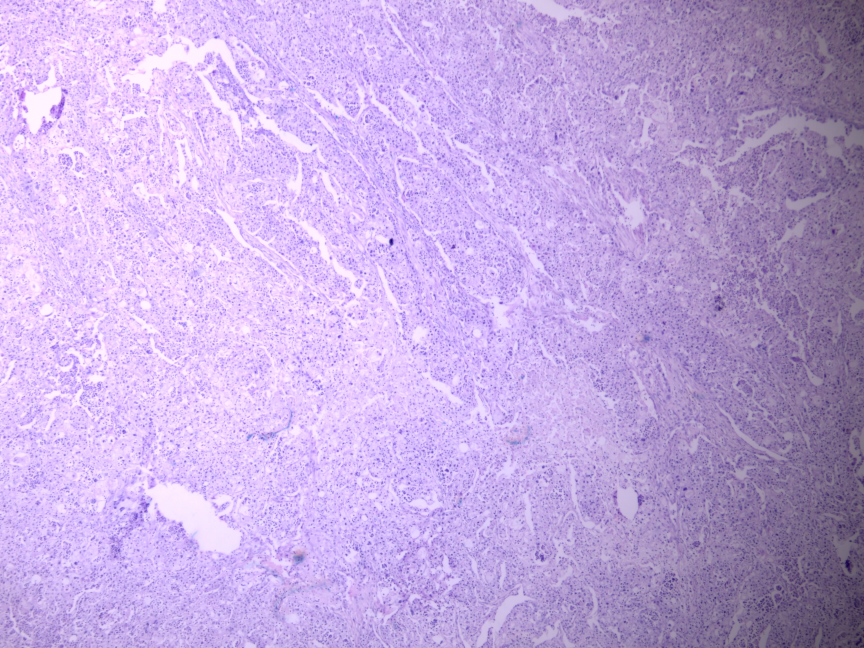
#> input picture Testes_Segmentação/image1.jpg, 2592 x 1944 px, found by its file name (shown at 1/3 size)
$ jupyter execute exemp.ipynb
#> lines starting #> are read from the running program, lines starting #| are printed output that depends on the picture; after the words box and inside, x2 and y2 are one past the last pixel; in counts of white or black regions, pixels touching at a corner belong together
[cell 1]
import cv2
import numpy as np
from sklearn.cluster import KMeans

[cell 2]
# Carrega a imagem
img = cv2.imread('image1.jpg')
#> img is the input picture: shape (1944, 2592, 3); mean B, G, R 223, 170, 195.5

[cell 3]
# Redimensiona a imagem para um tamanho menor
resized_img = cv2.resize(img, (512, 512))
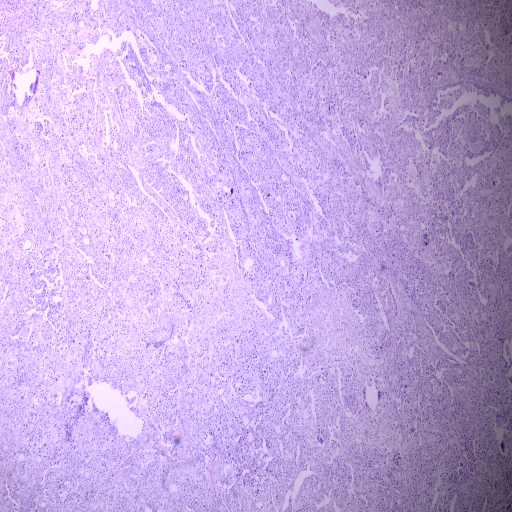
#> resized_img: shape (512, 512, 3); mean B, G, R 222.9, 169.9, 195.4

# Converte a imagem para um array de pixels
pixel_values = resized_img.reshape((-1,3))

[cell 4]
# Cria o modelo KMeans com 2 clusters
kmeans = KMeans(n_clusters=2)

# Treina o modelo com os pixels da imagem
kmeans.fit(pixel_values)

# Separa os pixels em 2 grupos de acordo com os clusters encontrados pelo modelo
labels = kmeans.labels_

# Cria uma imagem de segmentação com base nos labels dos pixels
segmented_img = labels.reshape((resized_img.shape[0], resized_img.shape[1]))

[cell 5]
# Mostra a imagem segmentada
cv2.imshow('Imagem Segmentada', segmented_img)
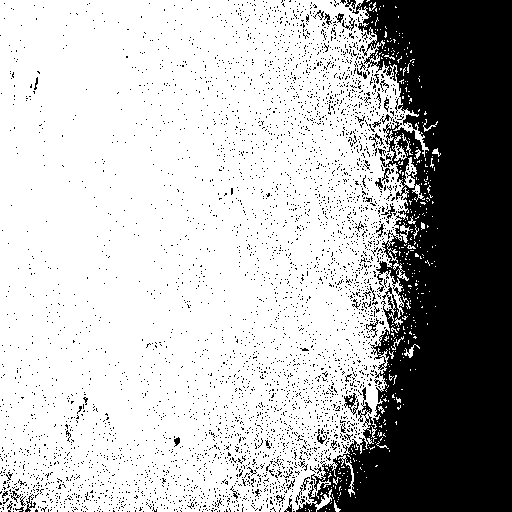
#> window 'Imagem Segmentada': shape (512, 512) int32; values 0 (black) and 1 (white), 71.2% white; 4115 black regions (4058 under 20 px), largest, box (x1, y1, x2, y2) and area: (296, 0, 512, 512) 65870, (344, 393, 359, 415) 134, (25, 494, 36, 512) 67

# Aguarda a tecla 'q' para fechar a janela
cv2.waitKey(0)
cv2.destroyAllWindows()

$ run again, with Testes_Segmentação/ImagemProcessada_1.jpg copied over Testes_Segmentação/image1.jpg
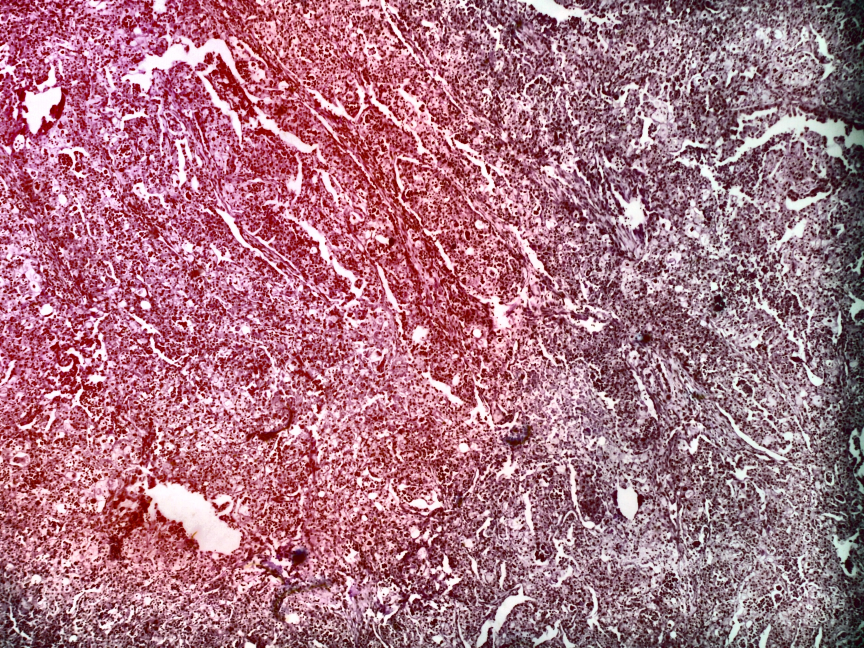
#> input picture Testes_Segmentação/ImagemProcessada_1.jpg, 2592 x 1944 px, found by its file name (shown at 1/3 size)
#> img is the input picture: shape (1944, 2592, 3); mean B, G, R 131.9, 116.4, 170.1
#> `resized_img = cv2.resize(img, (512, 512))`:
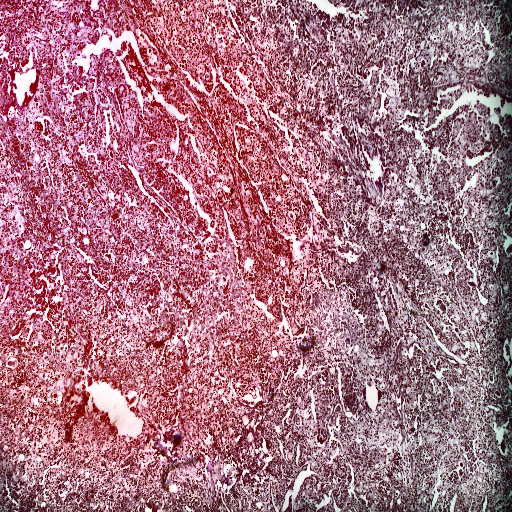
#> resized_img: shape (512, 512, 3); mean B, G, R 131.8, 116.3, 170
#> `cv2.imshow('Imagem Segmentada', segmented_img)`:
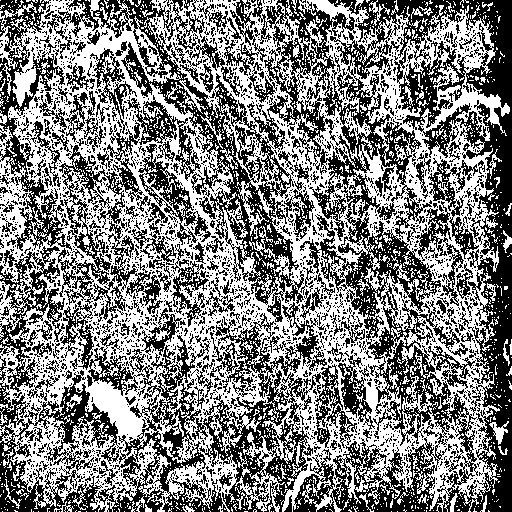
#> window 'Imagem Segmentada': shape (512, 512) int32; values 0 (black) and 1 (white), 50.3% white; 2498 black regions (2290 under 20 px), largest, box (x1, y1, x2, y2) and area: (47, 0, 512, 512) 61962, (0, 302, 357, 512) 22580, (58, 120, 163, 322) 5566
